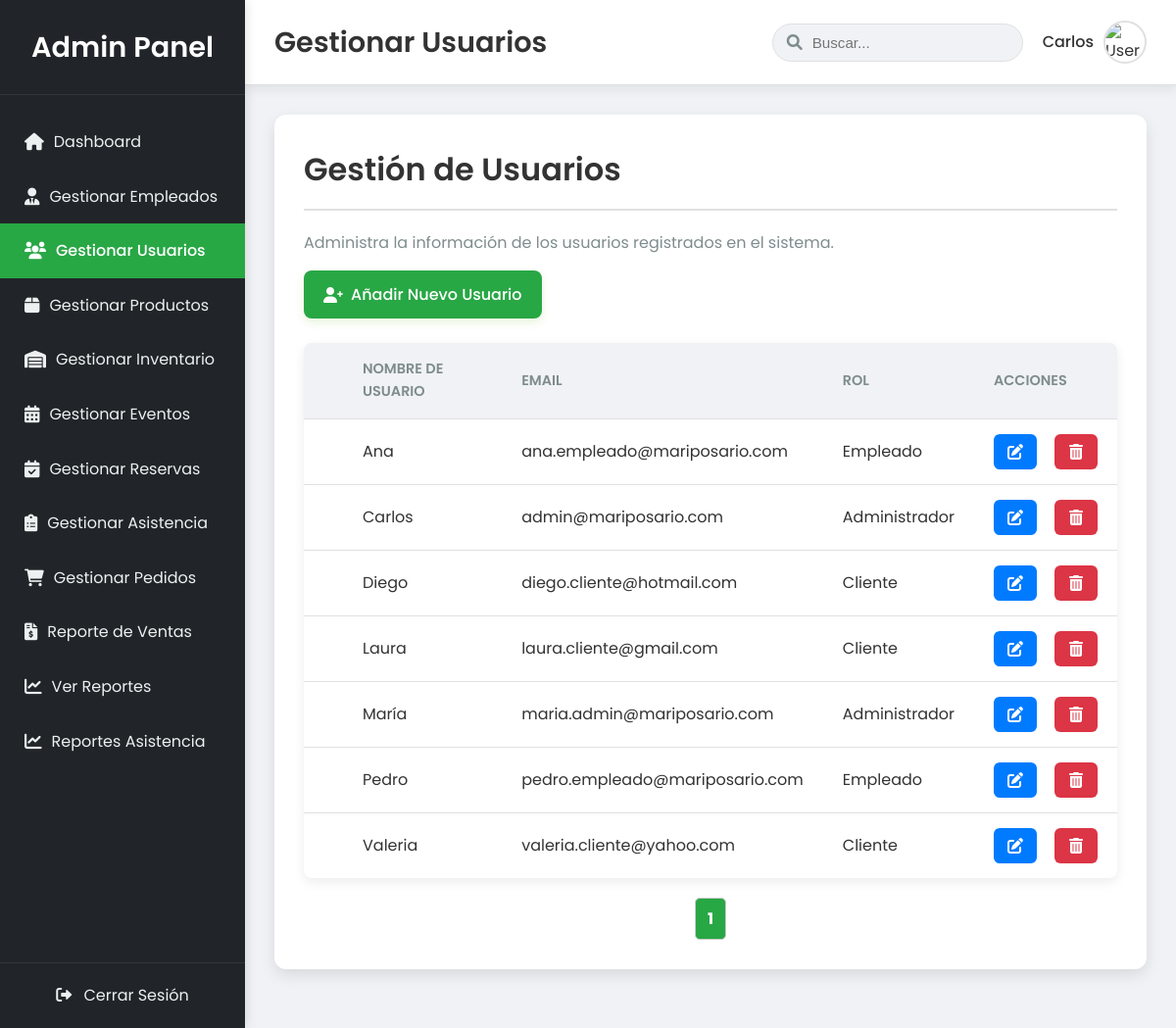
Screenshot of /Proyecto-Mariposario/admin/users.php (signed in) with the database file from the repository.
### tables this page shows
CREATE TABLE Usuario (
    ID_Usuario INT PRIMARY KEY AUTO_INCREMENT,
    ID_Rol INT NOT NULL,
    Nombre VARCHAR(100) NOT NULL,
    Apellido VARCHAR(100),
    Correo VARCHAR(255) UNIQUE NOT NULL,
    Contrasena VARCHAR(255) NOT NULL,
    Telefono VARCHAR(20),
    Direccion TEXT,
    Foto_Perfil VARCHAR(255) DEFAULT 'img/default-user.png',
    Fecha_Registro DATETIME DEFAULT CURRENT_TIMESTAMP,
    Estado ENUM('activo','inactivo') DEFAULT 'activo',
    FOREIGN KEY (ID_Rol) REFERENCES Rol(ID_Rol)
);

CREATE TABLE Rol (
    ID_Rol INT PRIMARY KEY,
    Nombre VARCHAR(100) NOT NULL,
    Tipo_Notificacion VARCHAR(100),
    Descripcion VARCHAR(300)
);

### Proyecto-Mariposario/admin/users.php (the view, shortened to what this page needs)
<?php
include '../DB.php';
$registrosPorPagina = 10;
$paginaActual = isset($_GET['page']) ? max(1, intval($_GET['page'])) : 1;
$offset = ($paginaActual - 1) * $registrosPorPagina;
$sqlCount = "SELECT COUNT(*) AS total FROM Usuario";
$totalRegistros = $conn->query($sqlCount)->fetch_assoc()['total'];
$totalPaginas = ceil($totalRegistros / $registrosPorPagina);
$users = [];
$query = "SELECT u.ID_Usuario, u.Nombre AS Nombre_Usuario, u.Correo AS Email_Usuario, r.Nombre AS Nombre_Rol
          FROM Usuario u
          JOIN Rol r ON u.ID_Rol = r.ID_Rol
          ORDER BY u.Nombre
          LIMIT ? OFFSET ?";
try {
    if (isset($conn) && $conn instanceof mysqli) {
        $stmt = $conn->prepare($query);
        $stmt->bind_param("ii", $registrosPorPagina, $offset);
        $stmt->execute();
        $result = $stmt->get_result();
        if ($result->num_rows > 0) {
            while ($row = $result->fetch_assoc()) {
                $users[] = [
                    'ID_Usuario' => $row['ID_Usuario'],
                    'Nombre_Usuario' => $row['Nombre_Usuario'],
                    'Email' => $row['Email_Usuario'],
                    'Nombre_Rol' => $row['Nombre_Rol']
                ];
            }
        } else {
            $message = "No se encontraron usuarios.";
            $message_type = "info";
        }
    } else {
        throw new Exception("Error: La conexión a la base de datos no está disponible o no es MySQLi.");
    }
} catch (Exception $e) {
    error_log("Error al cargar usuarios: " . $e->getMessage());
    $message = "Error al cargar usuarios: " . htmlspecialchars($e->getMessage());
    $message_type = "danger";
}
$page_title = 'Gestionar Usuarios';
?>
<!DOCTYPE html>
<html lang="es">
<head>
    <link rel="stylesheet" href="https://cdnjs.cloudflare.com/ajax/libs/font-awesome/6.0.0-beta3/css/all.min.css">
    <link rel="stylesheet" href="../css/admin.css">
</head>
<body>
    <div class="admin-dashboard-layout">
        <aside class="sidebar">
            <div class="sidebar-header">
                <h3>Admin Panel</h3>
            </div>
            <nav class="sidebar-nav">
                <div class="menu-scroll">
                    <ul>
                        <li><a href="dashboard.php" class="<?php echo (basename($_SERVER['PHP_SELF']) == 'dashboard.php') ? 'active' : ''; ?>"><i class="fas fa-home"></i> Dashboard</a></li>
                        <li><a href="gestion_empleados.php" class="<?php echo (in_array(basename($_SERVER['PHP_SELF']), ['gestion_empleados.php', 'add_empleado.php', 'edit_empleado.php'])) ? 'active' : ''; ?>"><i class="fas fa-user-tie"></i> Gestionar Empleados</a></li>
                        <li><a href="users.php" class="<?php echo (basename($_SERVER['PHP_SELF']) == 'users.php') ? 'active' : ''; ?>"><i class="fas fa-users"></i> Gestionar Usuarios</a></li>
                        <li><a href="products.php" class="<?php echo (basename($_SERVER['PHP_SELF']) == 'products.php') ? 'active' : ''; ?>"><i class="fas fa-box"></i> Gestionar Productos</a></li>
                        <li><a href="inventarioAdmin.php" class="<?php echo (in_array(basename($_SERVER['PHP_SELF']), ['inventarioAdmin.php', 'add_inventario.php', 'edit_inventario.php'])) ? 'active' : ''; ?>"><i class="fas fa-warehouse"></i> Gestionar Inventario</a></li>
                        <li><a href="eventoAdmin.php" class="<?php echo (basename($_SERVER['PHP_SELF']) == 'eventoAdmin.php') ? 'active' : ''; ?>"><i class="fas fa-calendar-alt"></i> Gestionar Eventos</a></li>
                        <li><a href="ReservaAdmin.php" class="<?php echo (basename($_SERVER['PHP_SELF']) == 'ReservaAdmin.php') ? 'active' : ''; ?>"><i class="fas fa-calendar-check"></i> Gestionar Reservas</a></li>
                        <li><a href="InsEventoAdmin.php" class="<?php echo (basename($_SERVER['PHP_SELF']) == 'InsEventoAdmin.php') ? 'active' : ''; ?>"><i class="fas fa-clipboard-list"></i> Gestionar Asistencia</a></li>
                        <li><a href="pedidos.php" class="<?php echo (in_array(basename($_SERVER['PHP_SELF']), ['pedidos.php', 'edit_pedido.php'])) ? 'active' : ''; ?>"><i class="fas fa-shopping-cart"></i> Gestionar Pedidos</a></li>
                        <li><a href="reporte_ventas.php" class="<?php echo (basename($_SERVER['PHP_SELF']) == 'reporte_ventas.php') ? 'active' : ''; ?>"><i class="fas fa-file-invoice-dollar"></i> Reporte de Ventas</a></li>
                        <li><a href="reports.php" class="<?php echo (basename($_SERVER['PHP_SELF']) == 'reports.php') ? 'active' : ''; ?>"><i class="fas fa-chart-line"></i> Ver Reportes</a></li>
                        <li><a href="reportAsis.php" class="<?php echo (basename($_SERVER['PHP_SELF']) == 'reports.php') ? 'active' : ''; ?>"><i class="fas fa-chart-line"></i> Reportes Asistencia</a></li>
                    </ul>
                </div>
            </nav>
            <div class="sidebar-footer">
                <a href="../logout.php"><i class="fas fa-sign-out-alt"></i> Cerrar Sesión</a>
            </div>
        </aside>
        <div class="main-panel">
            <header class="main-panel-header">
                <div class="header-left">
                    <h2><?php echo $page_title; ?></h2>
                </div>
                <div class="header-right">
                    <div class="search-bar">
                        <input type="text" placeholder="Buscar...">
                        <i class="fas fa-search"></i>
                    </div>
                    <div class="user-profile">
                        <span><?php echo htmlspecialchars($_SESSION['user_name'] ?? 'Admin'); ?></span>
                        <img src="../images/user-avatar.png" alt="User Avatar">
                    </div>
                </div>
            </header>
            <main class="content-area">
                <div class="admin-content">
                    <h2>Gestión de Usuarios</h2>
                    <p>Administra la información de los usuarios registrados en el sistema.</p>
                    <div class="actions-bar">
                        <a href="add_user.php" class="btn btn-add-product"><i class="fas fa-user-plus"></i> Añadir Nuevo Usuario</a>
                    </div>
                    <?php if (!empty($users)): ?>
                        <div class="table-container">
                            <table class="data-table">
                                <thead>
                                    <tr>
                                        <th></th>
                                        <th>Nombre de Usuario</th>
                                        <th>Email</th>
                                        <th>Rol</th>
                                        <th>Acciones</th>
                                    </tr>
                                </thead>
                                <tbody>
                                    <?php foreach ($users as $user): ?>
                                        <tr>
                                            <td></td>
                                            <td><?php echo htmlspecialchars($user['Nombre_Usuario']); ?></td>
                                            <td><?php echo htmlspecialchars($user['Email']); ?></td>
                                            <td><?php echo htmlspecialchars($user['Nombre_Rol']); ?></td>
                                            <td class="actions">
                                                <a href="edit_user.php?id=<?php echo htmlspecialchars($user['ID_Usuario']); ?>" class="btn-action-edit" title="Editar"><i class="fas fa-edit"></i></a>
                                                <a href="delete_user.php?id=<?php echo htmlspecialchars($user['ID_Usuario']); ?>" class="btn-action-delete" title="Eliminar" onclick="return confirm('¿Estás seguro de que quieres eliminar a este usuario? Esta acción es irreversible.');"><i class="fas fa-trash-alt"></i></a>
                                            </td>
                                        </tr>
                                    <?php endforeach; ?>
                                </tbody>
                            </table>
                        </div>
                        <div class="pagination">
                            <?php for ($i = 1; $i <= $totalPaginas; $i++): ?>
                                <a href="?page=<?php echo $i; ?>" class="<?php echo ($i == $paginaActual) ? 'active' : ''; ?>"><?php echo $i; ?></a>
                            <?php endfor; ?>
                        </div>
                    <?php else: ?>
                        <p>No hay usuarios para mostrar.</p>
                    <?php endif; ?>
                </div>
            </main>
        </div>
    </div>
</body>
</html>

### Proyecto-Mariposario/admin/users.php (style rules this page uses)
.pagination { margin-top: 20px; display: flex; justify-content: center; gap: 8px; }
.pagination a { padding: 8px 12px; border: 1px solid #ccc; text-decoration: none; color: #333; border-radius: 5px; }
.pagination a.active { background-color: #28a745; color: #fff; font-weight: bold; }
.btn-action-edit { background-color: #007bff; }
.btn-action-delete { background-color: #dc3545; }
.btn-action-edit, .btn-action-delete { display: inline-flex; align-items: center; justify-content: center; width: 20px; height: 20px; border-radius: 6px; color: #fff; font-size: 1rem; transition: background 0.3s ease; text-decoration: none; }
.actions { display: flex; gap: 8px; justify-content: center; }

### rows the page displays
usuario: Nombre "Ana", Correo "ana.empleado@mariposario.com", ID_Rol.Nombre "Empleado"
usuario: Nombre "Carlos", Correo "admin@mariposario.com", ID_Rol.Nombre "Administrador"
usuario: Nombre "Diego", Correo "diego.cliente@hotmail.com", ID_Rol.Nombre "Cliente"
usuario: Nombre "Laura", Correo "laura.cliente@gmail.com", ID_Rol.Nombre "Cliente"
usuario: Nombre "María", Correo "maria.admin@mariposario.com", ID_Rol.Nombre "Administrador"
usuario: Nombre "Pedro", Correo "pedro.empleado@mariposario.com", ID_Rol.Nombre "Empleado"
usuario: Nombre "Valeria", Correo "valeria.cliente@yahoo.com", ID_Rol.Nombre "Cliente"

### other values shown
$page_title "Gestionar Usuarios"
$_SESSION['user_name'] "Carlos"
